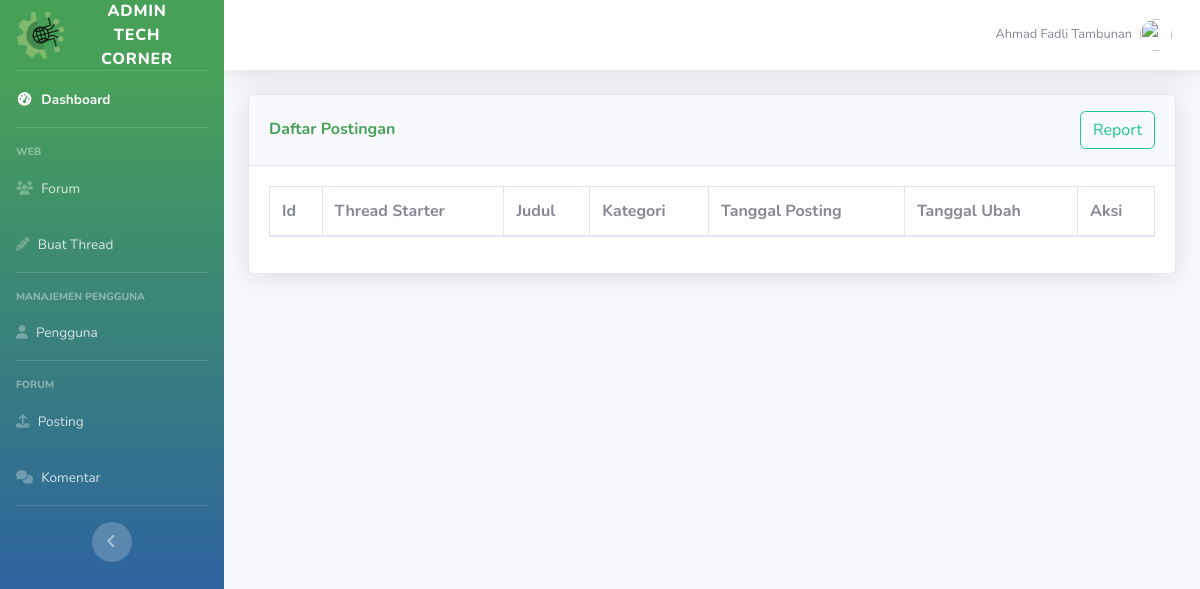
The app's page /admin/posting.php (signed in), older data.
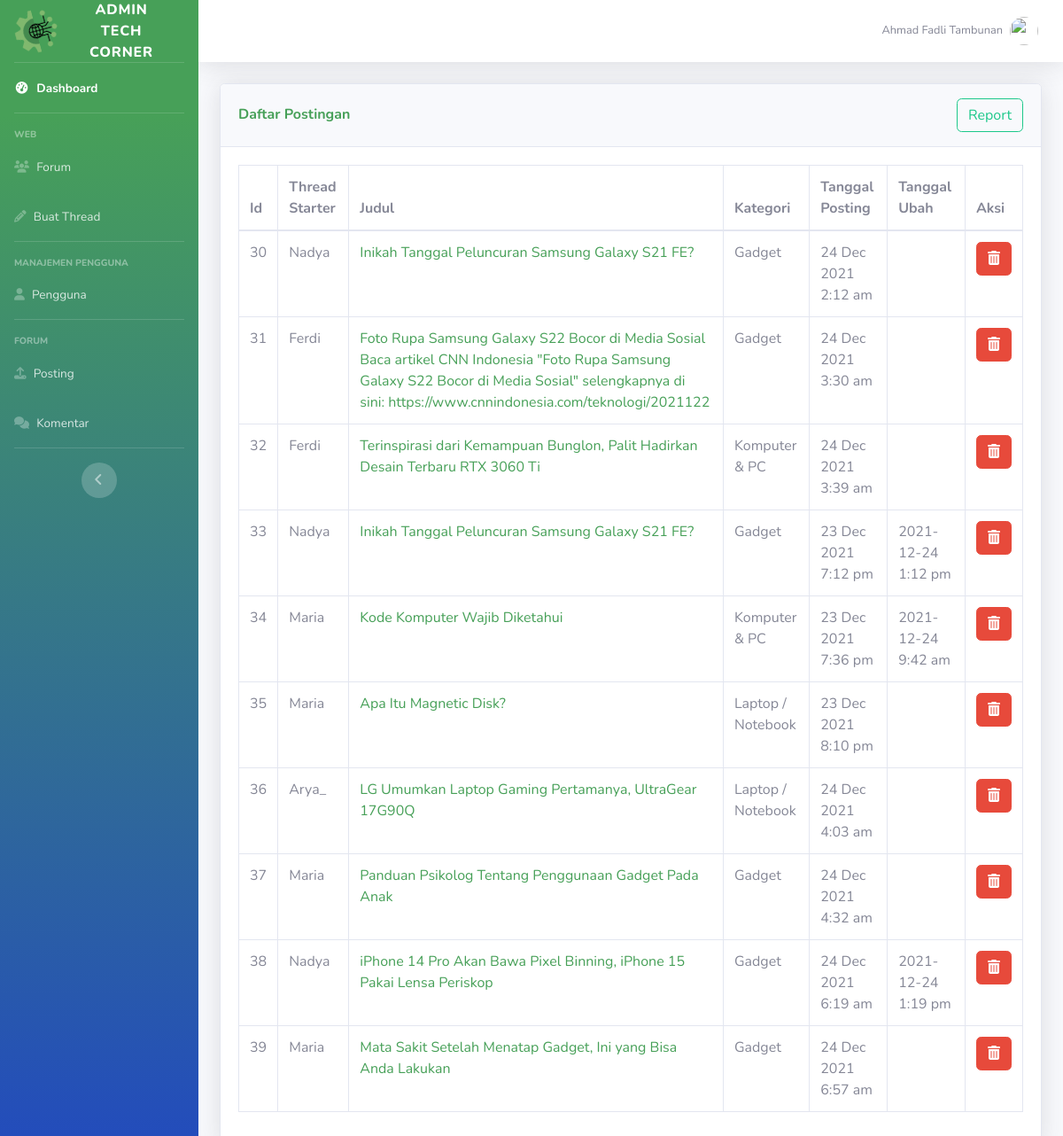
The same page, newer data.
### tables this page shows
CREATE TABLE `posting` (
  `id_thread` int(50) NOT NULL,
  `user_id` int(50) NOT NULL,
  `judul` varchar(200) NOT NULL,
  `konten` text NOT NULL,
  `kategori` varchar(50) NOT NULL,
  `thumb` varchar(50) NOT NULL,
  `tanggal_posting` timestamp NOT NULL DEFAULT current_timestamp(),
  `diubah` varchar(20) DEFAULT NULL
);

CREATE TABLE `users` (
  `id_user` int(11) NOT NULL,
  `username` varchar(50) NOT NULL,
  `email` varchar(100) NOT NULL,
  `password` varchar(100) NOT NULL,
  `name` varchar(100) NOT NULL,
  `foto` varchar(50) NOT NULL,
  `level` varchar(20) NOT NULL,
  `vkey` varchar(200) NOT NULL,
  `verified` enum('0','1') NOT NULL DEFAULT '0' COMMENT '0 = not verified\r\n1 = verified\r\n',
  `created_at` timestamp(6) NOT NULL DEFAULT current_timestamp(6)
);

### admin/posting.php (the view, shortened to what this page needs)
<?php
include ("layout/header.php");
include("../forum/funct/function.php");
?>
<div class="container-fluid">
    <div class="row">
        <div class="col-xl-12 col-lg-12">
            <div class="card shadow mb-4">
                <div
                    class="card-header py-3 d-flex flex-row align-items-center justify-content-between">
                    <h6 class="m-0 font-weight-bold text-primary">Daftar Postingan</h6>
                    <form method="GET" onsubmit="return confirm ('Download Pdf Daftar Posting?')" action="pdf.php?pdf=2">
                            <button type='submit' name='btnpost'class='btn btn-outline-success'>Report</button>
                            </form>
                </div>
                <div class="card-body">
                <?php
                    $query = "SELECT * FROM posting";
                    $result= mysqli_query($conn, $query);
                    ?>
                    <div class="table-responsive">
                        <table class = 'table table-bordered' id="adminTable">
                            <thead>
                                <tr>
                                    <th>Id</th>
                                    <th>Thread Starter</th>
                                    <th>Judul</th>
                                    <th>Kategori</th>
                                    <th>Tanggal Posting</th>
                                    <th>Tanggal Ubah</th>
                                    <th>Aksi</th>
                                </tr>
                            </thead>
                            <tbody>
                    <?php
                    foreach ($result as $data) {
                    ?>
                               <tr>
                                    <td><?= $data['id_thread']; ?></td>
                                    <?php
                                        $resUname = mysqli_query($conn, "SELECT username FROM users WHERE id_user = ".$data['user_id']." LIMIT 1;" );
                                        $dataUname = mysqli_fetch_assoc($resUname);
                                    ?>
                                    <td><?= $dataUname['username']; ?></t>
                                    <td><a href="../forum/view.php?thread=<?= $data['id_thread']; ?>"><?= $data['judul']; ?></a></td>
                                    <td><?= $data['kategori']; ?></td>
                                    <td><?= date('d M Y g:i a', strtotime($data['tanggal_posting'])); ?></td>
                                    <td><?= $data['diubah']; ?></td>
                                    <td >
                                        <div class="text-center">
                                        <form method="POST" onsubmit="return confirm ('Anda Yakin Mau Menghapus Data?')">
                                                <button type='submit' name='btndel' class='btn btn-danger'><i class="fa fa-trash"></i></button>
                                        </div>
                                    </td>
                                </tr>
                    <?php } ?>
                            </tbody>
                        </table>
                    </div>
            </div>
        </div>
    </div>
</div>
<?php
include ("layout/footer.php");
?>

Row changes from the older to the newer data that the page shows:
added posting: id_thread "30", user.username "Nadya", judul "Inikah Tanggal Peluncuran Samsung Galaxy S21 FE?", kategori "Gadget", tanggal_posting "24 Dec 2021 2:12 am"
added posting: id_thread "31", user.username "Ferdi", judul "Foto Rupa Samsung Galaxy S22 Bocor di Media Sosial Baca artikel CNN Indonesia \"Foto Rupa Samsung Galaxy S22 Bocor di Media Sosial\" selengkapnya di sini: https://www.cnnindonesia.com/teknologi/2021122", kategori "Gadget", tanggal_posting "24 Dec 2021 3:30 am"
added posting: id_thread "32", user.username "Ferdi", judul "Terinspirasi dari Kemampuan Bunglon, Palit Hadirkan Desain Terbaru RTX 3060 Ti", kategori "Komputer & PC", tanggal_posting "24 Dec 2021 3:39 am"
added posting: id_thread "33", user.username "Nadya", judul "Inikah Tanggal Peluncuran Samsung Galaxy S21 FE?", kategori "Gadget", tanggal_posting "23 Dec 2021 7:12 pm", diubah "2021-12-24 1:12 pm"
added posting: id_thread "34", user.username "Maria", judul "Kode Komputer Wajib Diketahui", kategori "Komputer & PC", tanggal_posting "23 Dec 2021 7:36 pm", diubah "2021-12-24 9:42 am"
added posting: id_thread "35", user.username "Maria", judul "Apa Itu Magnetic Disk?", kategori "Laptop / Notebook", tanggal_posting "23 Dec 2021 8:10 pm"
added posting: id_thread "36", user.username "Arya_", judul "LG Umumkan Laptop Gaming Pertamanya, UltraGear 17G90Q", kategori "Laptop / Notebook", tanggal_posting "24 Dec 2021 4:03 am"
added posting: id_thread "37", user.username "Maria", judul "Panduan Psikolog Tentang Penggunaan Gadget Pada Anak", kategori "Gadget", tanggal_posting "24 Dec 2021 4:32 am"
added posting: id_thread "38", user.username "Nadya", judul "iPhone 14 Pro Akan Bawa Pixel Binning, iPhone 15 Pakai Lensa Periskop", kategori "Gadget", tanggal_posting "24 Dec 2021 6:19 am", diubah "2021-12-24 1:19 pm"
added posting: id_thread "39", user.username "Maria", judul "Mata Sakit Setelah Menatap Gadget, Ini yang Bisa Anda Lakukan", kategori "Gadget", tanggal_posting "24 Dec 2021 6:57 am"
